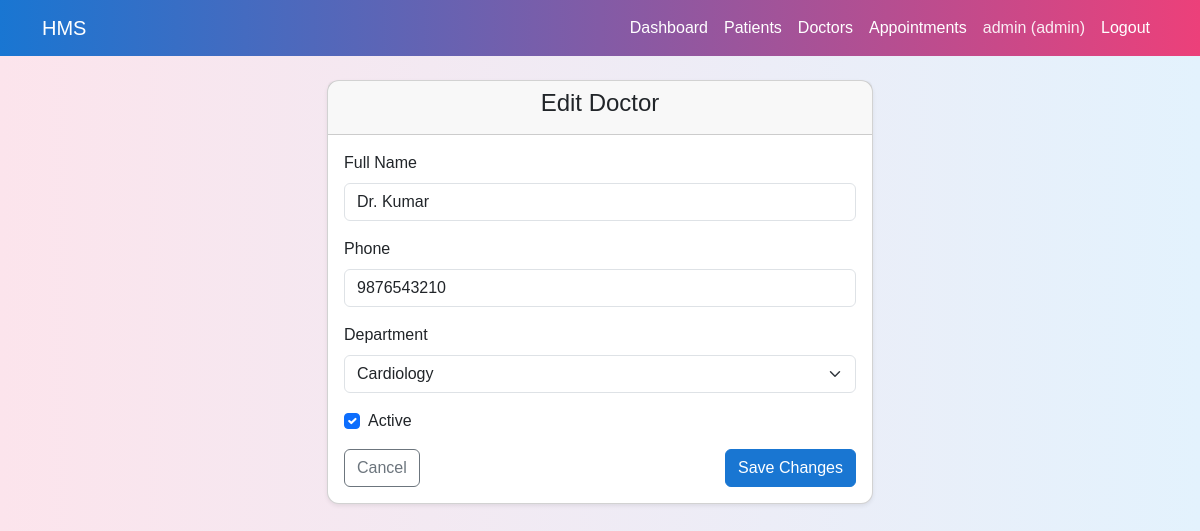
The page /admin/doctors/edit/1 (signed in) on the database as committed earlier.
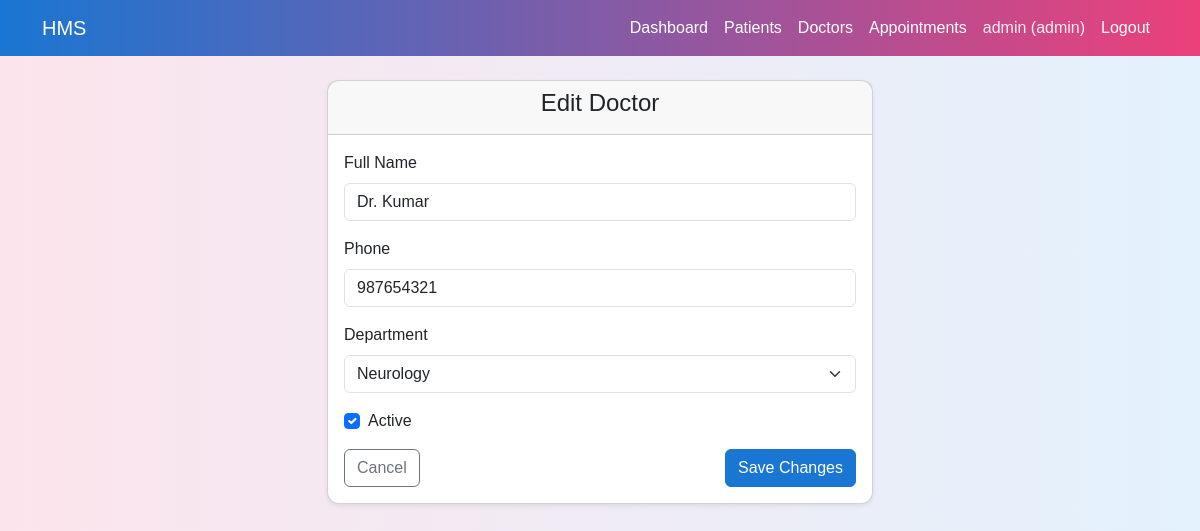
The same page on the database as committed later.
### models.py (models this page shows, shortened)
class Doctor(db.Model):
    __tablename__="doctors"
    id=db.Column(db.Integer,primary_key=True)
    user_id=db.Column(db.Integer,db.ForeignKey("users.id"),nullable=False)
    department_id=db.Column(db.Integer,db.ForeignKey("departments.id"))
    full_name=db.Column(db.String(120),nullable=False)
    phone=db.Column(db.String(20))
    about=db.Column(db.Text)
    experience_years=db.Column(db.Integer)
    is_active=db.Column(db.Boolean, default=True)
    user=db.relationship("User",back_populates="doctor_profile")
    department=db.relationship("Department",back_populates="doctors")
    appointments=db.relationship("Appointment",back_populates="doctor")
    availabilities=db.relationship("DoctorAvailability",back_populates="doctor")

class Department(db.Model):
    __tablename__="departments"
    id=db.Column(db.Integer,primary_key=True)
    name=db.Column(db.String(80),unique=True,nullable=False)
    description=db.Column(db.Text)
    doctors=db.relationship("Doctor",back_populates="department")

### app.py (the view, shortened to what this page needs)
    @app.route('/admin/doctors/edit/<int:id>',methods=['GET','POST'])
    def admin_edit_doctor(id):
        if session.get('role') !='admin':
            return redirect(url_for('login'))
        doctor=Doctor.query.get_or_404(id)
        departments=Department.query.all()
        return render_template(
            'admin_edit_doctor.html',
            doctor=doctor,
            departments=departments
        )

### templates/admin_edit_doctor.html (shortened to what this page needs)
{% extends "base.html" %}
{% block content %}
<div class="row justify-content-center">
    <div class="col-md-6">
        <div class="card shadow-sm">
            <div class="card-header text-center">
                <h4>Edit Doctor</h4>
            </div>
            <div class="card-body">
                <form method="post">
                    <div class="mb-3">
                        <label class="form-label">Full Name</label>
                        <input type="text" name="full_name" class="form-control"
                               value="{{ doctor.full_name }}" required>
                    </div>
                    <div class="mb-3">
                        <label class="form-label">Phone</label>
                        <input type="text" name="phone" class="form-control"
                               value="{{ doctor.phone or '' }}">
                    </div>
                    <div class="mb-3">
                        <label class="form-label">Department</label>
                        <select name="department" class="form-select">
                            {% for dept in departments %}
                                <option value="{{ dept.id }}"
                                        {% if doctor.department_id == dept.id %}selected{% endif %}>
                                    {{ dept.name }}
                                </option>
                            {% endfor %}
                        </select>
                    </div>
                    <div class="form-check mb-3">
                        <input class="form-check-input" type="checkbox" name="is_active"
                               id="is_active" {% if doctor.is_active %}checked{% endif %}>
                        <label class="form-check-label" for="is_active">
                            Active
                        </label>
                    </div>
                    <div class="d-flex justify-content-between">
                        <a href="{{ url_for('admin_doctors') }}" class="btn btn-outline-secondary">
                            Cancel
                        </a>
                        <button type="submit" class="btn btn-primary">
                            Save Changes
                        </button>
                    </div>
                </form>
            </div>
        </div>
    </div>
</div>
{% endblock %}

Rows that differ between the two databases and show on the page:
changed Doctor "Dr. Kumar": phone "9876543210" → "987654321"; department "Cardiology" → "Neurology"
